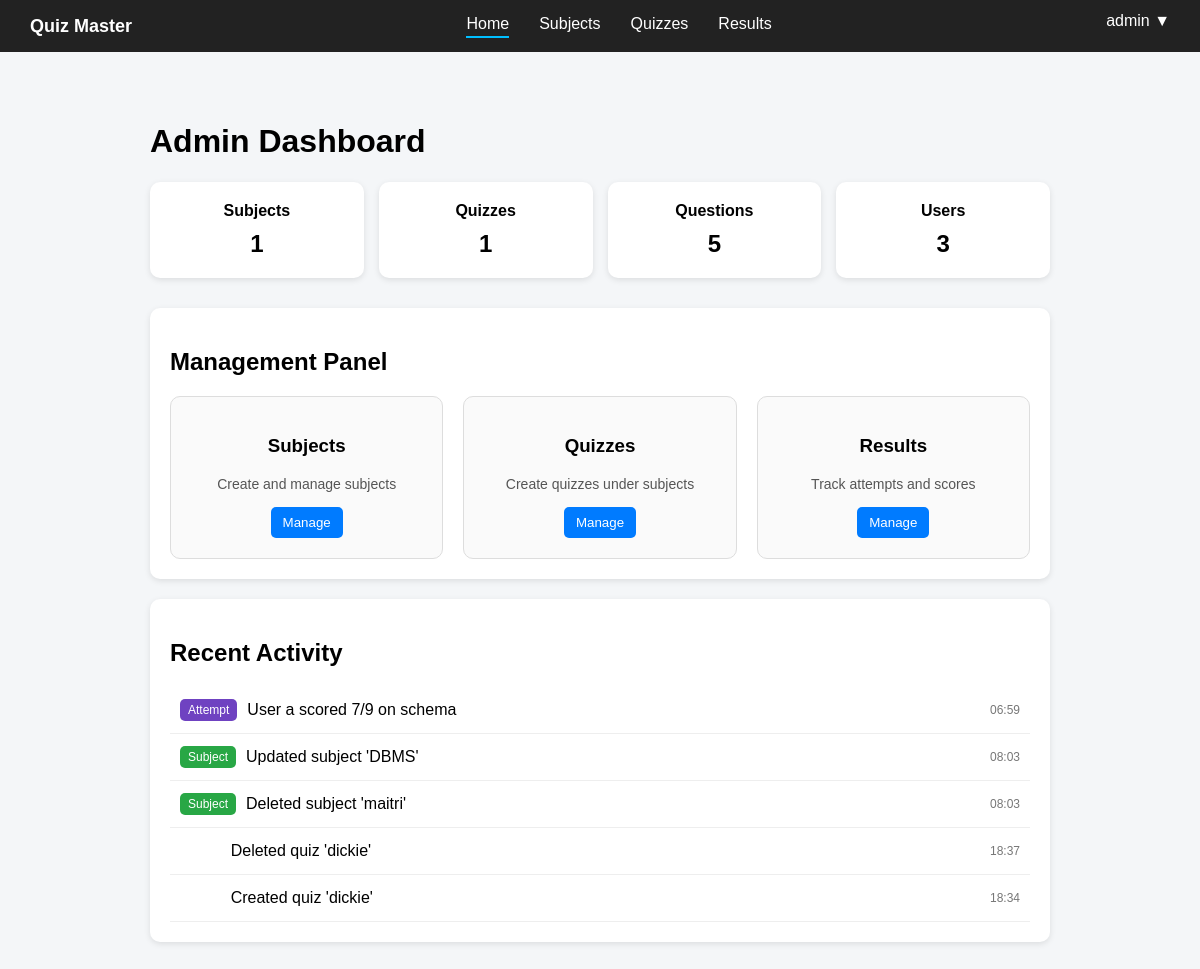
Page /admin (signed in) on the earlier database version.
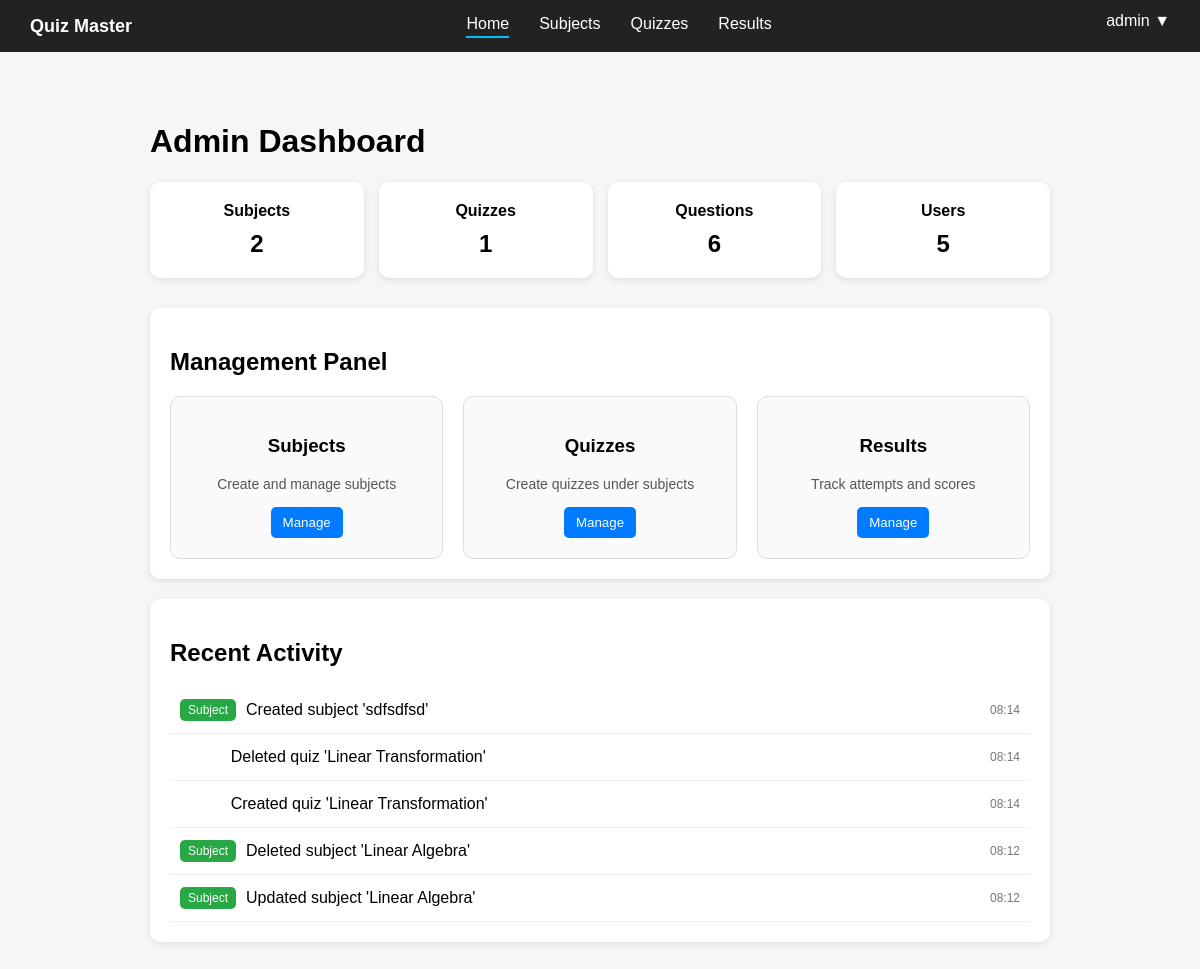
Same page on the later database version.
### controller/models.py (models this page shows)
class Activity(db.Model):
    __tablename__ = "activities"
    id = db.Column(db.Integer, primary_key=True)
    type = db.Column(db.String(50), nullable=False)
    message = db.Column(db.String(300), nullable=False)
    timestamp = db.Column(db.DateTime, default=datetime.utcnow)
    user_id = db.Column(db.Integer, db.ForeignKey("users.id"), nullable=True)

### app.py (the view)
@app.route('/admin')
def admin_dashboard():
    if "user_id" not in session:
        flash("Please login first")
        return redirect(url_for("landing"))
    if session.get('role') != "admin":
        flash("You are not authorized to access this page")
        return redirect(url_for("landing"))
    users_count = User.query.count()
    subjects_count = Subject.query.count()
    quizzes_count = Quiz.query.count()
    questions_count = Question.query.count()
    activities = (Activity.query.order_by(Activity.timestamp.desc()).limit(5).all())
    return render_template("admin_dashboard.html",users_count=users_count,subjects_count=subjects_count,quizzes_count=quizzes_count,questions_count=questions_count,activities=activities)

### templates/admin_dashboard.html (shortened to what this page needs)
{% extends "base.html" %}
{% block content %}
<h1>Admin Dashboard</h1>
<div class="stats">
    <div class="card">
        Subjects
        <span>{{ subjects_count }}</span>
    </div>
    <div class="card">
        Quizzes
        <span>{{ quizzes_count }}</span>
    </div>
    <div class="card">
        Questions
        <span>{{ questions_count }}</span>
    </div>
    <div class="card">Users<span>{{ users_count }}</span></div>
</div>
<div class="section">
    <h2>Management Panel</h2>
    <div class="manage-grid">
        <div class="manage-card">
            <h3>Subjects</h3>
            <p>Create and manage subjects</p>
            <div class="actions">
                <button onclick="location.href='{{ url_for('admin_subjects') }}'">Manage</button>
            </div>
        </div>
        <div class="manage-card">
            <h3>Quizzes</h3>
            <p>Create quizzes under subjects</p>
            <div class="actions">
                <button onclick="location.href='{{ url_for('admin_quizzes') }}'">Manage</button>
            </div>
        </div>
        <div class="manage-card">
            <h3>Results</h3>
            <p>Track attempts and scores</p>
            <div class="actions">
                <button onclick="location.href='{{ url_for('admin_results') }}'">Manage</button>
            </div>
        </div>
    </div>
</div>
<div class="section">
    <h2>Recent Activity</h2>
    {% if activities %}
    {% for a in activities %}
    <div class="activity-item">
        <span class="tag {{ a.type }}">
            {{ a.type|capitalize }}
        </span>
        <span class="text">
            {{ a.message }}
        </span>
        <span class="time">
            {{ a.timestamp.strftime('%H:%M') }}
        </span>
    </div>
    {% endfor %}
    {% else %}
    <p>No recent activity</p>
    {% endif %}
</div>
{% endblock %}

Differences in the rows shown:
no longer on this page (row unchanged): Activity: type "Attempt", message "User a scored 7/9 on schema", timestamp "06:59"
no longer on this page (row unchanged): Activity: type "Subject", message "Updated subject 'DBMS'", timestamp "08:03"
no longer on this page (row unchanged): Activity: type "Subject", message "Deleted subject 'maitri'", timestamp "08:03"
no longer on this page (row unchanged): Activity: message "Deleted quiz 'dickie'", timestamp "18:37", type "quiz" (drawn)
no longer on this page (row unchanged): Activity: message "Created quiz 'dickie'", timestamp "18:34", type "quiz" (drawn)
added Activity: type "Subject", message "Created subject 'sdfsdfsd'", timestamp "08:14"
added Activity: message "Deleted quiz 'Linear Transformation'", timestamp "08:14", type "quiz" (drawn)
added Activity: message "Created quiz 'Linear Transformation'", timestamp "08:14", type "quiz" (drawn)
added Activity: type "Subject", message "Deleted subject 'Linear Algebra'", timestamp "08:12"
added Activity: type "Subject", message "Updated subject 'Linear Algebra'", timestamp "08:12"
Other differences:
{{ subjects_count }}: "1" → "2"
{{ questions_count }}: "5" → "6"
{{ users_count }}: "3" → "5"
